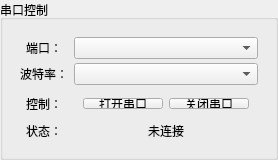
              <widget class="QGroupBox" name="gbSerial">
               <property name="sizePolicy">
                <sizepolicy hsizetype="Expanding" vsizetype="Fixed">
                 <horstretch>0</horstretch>
                 <verstretch>0</verstretch>
                </sizepolicy>
               </property>
               <property name="minimumSize">
                <size>
                 <width>110</width>
                 <height>160</height>
                </size>
               </property>
               <property name="maximumSize">
                <size>
                 <width>16777215</width>
                 <height>160</height>
                </size>
               </property>
               <property name="title">
                <string>串口控制</string>
               </property>
               <layout class="QGridLayout" name="gridLayout_8">
                <item row="0" column="0">
                 <widget class="QWidget" name="widgetSerialForm" native="true">
                  <property name="maximumSize">
                   <size>
                    <width>16777215</width>
                    <height>140</height>
                   </size>
                  </property>
                  <layout class="QGridLayout" name="gridLayout_9" columnstretch="0,0">
                   <property name="leftMargin">
                    <number>6</number>
                   </property>
                   <property name="topMargin">
                    <number>6</number>
                   </property>
                   <property name="rightMargin">
                    <number>6</number>
                   </property>
                   <property name="bottomMargin">
                    <number>6</number>
                   </property>
                   <property name="horizontalSpacing">
                    <number>6</number>
                   </property>
                   <property name="verticalSpacing">
                    <number>4</number>
                   </property>
                   <item row="0" column="0" alignment="Qt::AlignmentFlag::AlignHCenter">
                    <widget class="QLabel" name="label_5">
                     <property name="text">
                      <string>端口：</string>
                     </property>
                    </widget>
                   </item>
                   <item row="0" column="1">
                    <widget class="QComboBox" name="comboPort"/>
                   </item>
                   <item row="1" column="0" alignment="Qt::AlignmentFlag::AlignHCenter">
                    <widget class="QLabel" name="label_6">
                     <property name="text">
                      <string>波特率：</string>
                     </property>
                    </widget>
                   </item>
                   <item row="1" column="1">
                    <widget class="QComboBox" name="comboBaud"/>
                   </item>
                   <item row="2" column="0" alignment="Qt::AlignmentFlag::AlignHCenter">
                    <widget class="QLabel" name="label_7">
                     <property name="text">
                      <string>控制：</string>
                     </property>
                    </widget>
                   </item>
                   <item row="2" column="1">
                    <widget class="QWidget" name="widget" native="true">
                     <layout class="QHBoxLayout" name="horizontalLayout_5">
                      <item>
                       <widget class="QPushButton" name="btnOpenSerial">
                        <property name="text">
                         <string>打开串口</string>
                        </property>
                       </widget>
                      </item>
                      <item>
                       <widget class="QPushButton" name="btnCloseSerial">
                        <property name="text">
                         <string>关闭串口</string>
                        </property>
                       </widget>
                      </item>
                     </layout>
                    </widget>
                   </item>
                   <item row="3" column="0" alignment="Qt::AlignmentFlag::AlignHCenter">
                    <widget class="QLabel" name="label_8">
                     <property name="text">
                      <string>状态：</string>
                     </property>
                    </widget>
                   </item>
                   <item row="3" column="1" alignment="Qt::AlignmentFlag::AlignHCenter">
                    <widget class="QLabel" name="labelSerialStatus">
                     <property name="text">
                      <string>未连接</string>
                     </property>
                    </widget>
                   </item>
                  </layout>
                 </widget>
                </item>
               </layout>
              </widget>
